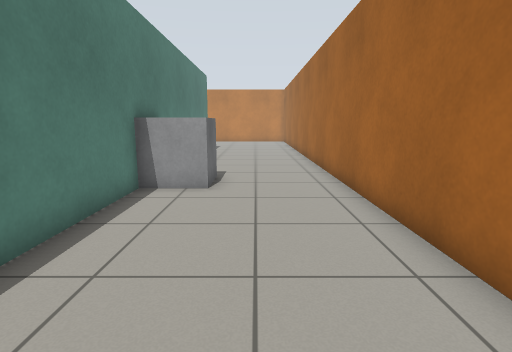
[1] (above)

24 first-person views from a walk through a robot-simulator world made for Gazebo. The camera is 0.94 m above the floor, tilts 10° down and sees 80° across. The floor is counted in squares, 0.5 m on a side. Each view is taken from the middle of a square. On the plan, view 1 faces up. The plan holds only what a view shows up to about 16 squares ahead; the rest is blank.

[2]
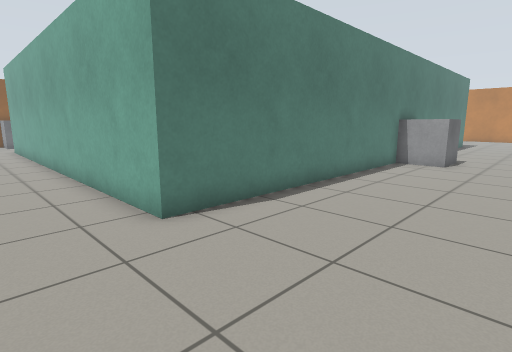

[3]
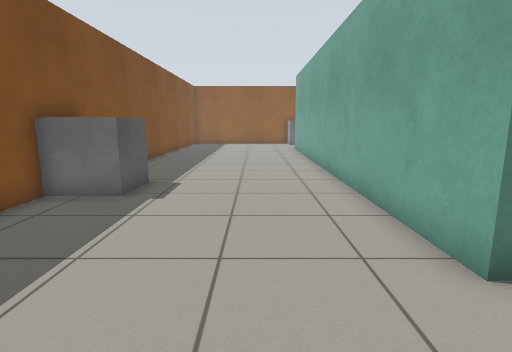

[4]
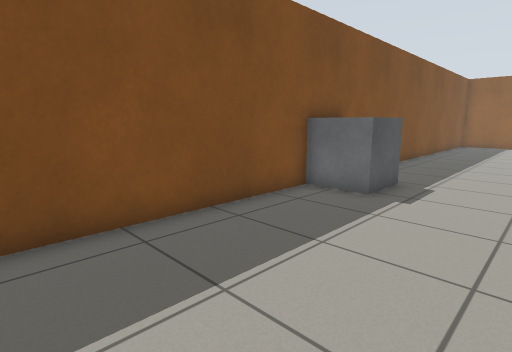

[5]
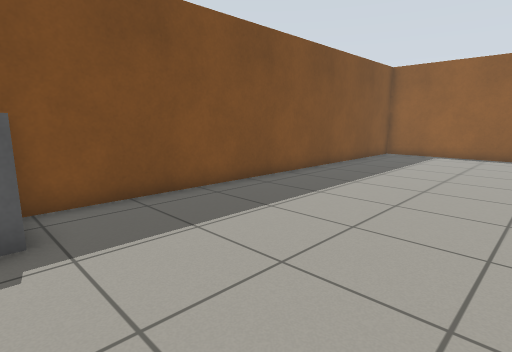

[6]
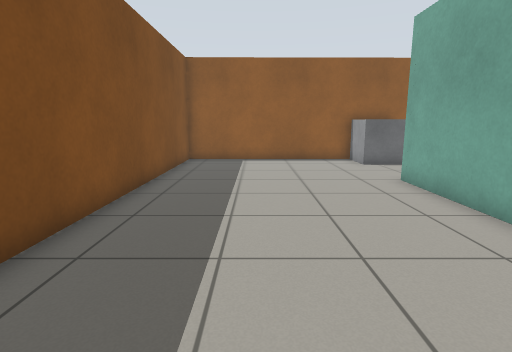

[7]
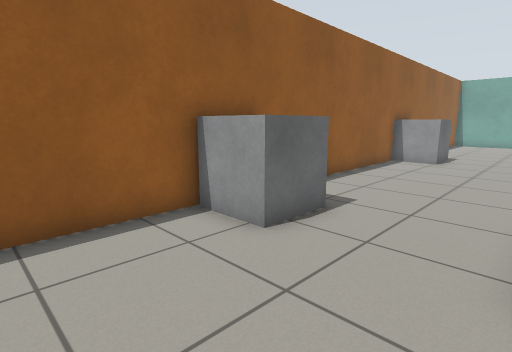

[8]
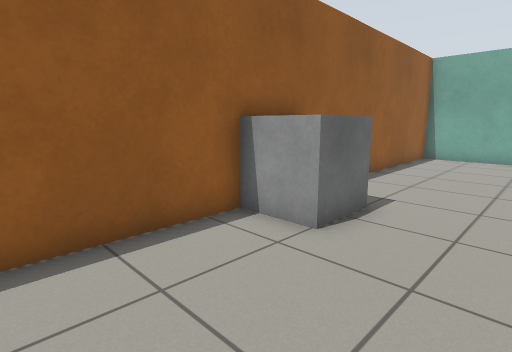

[9]
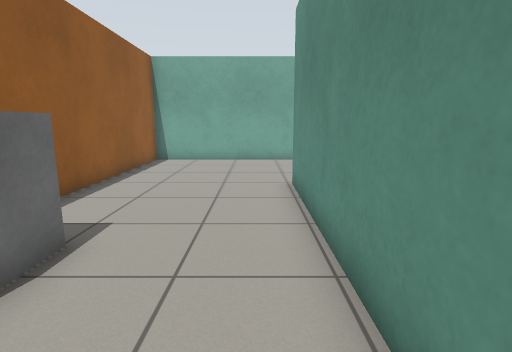

[10]
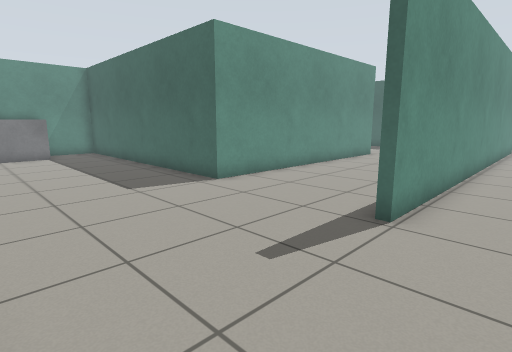

[11]
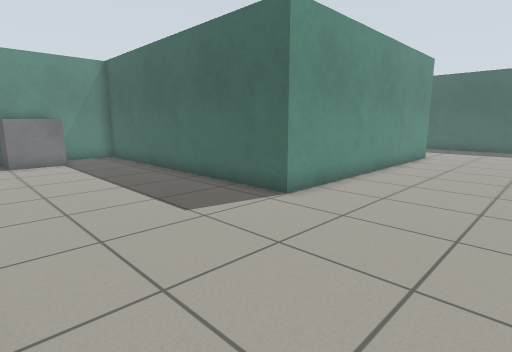

[12]
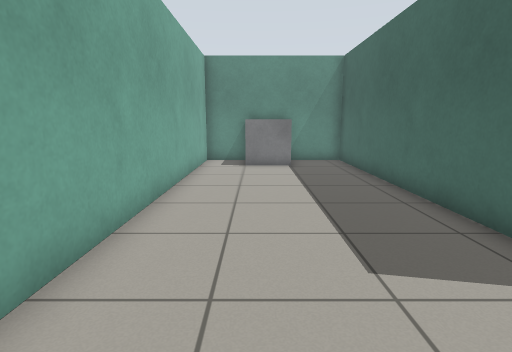

[13]
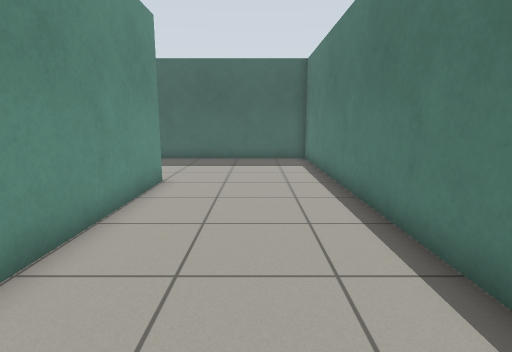

[14]
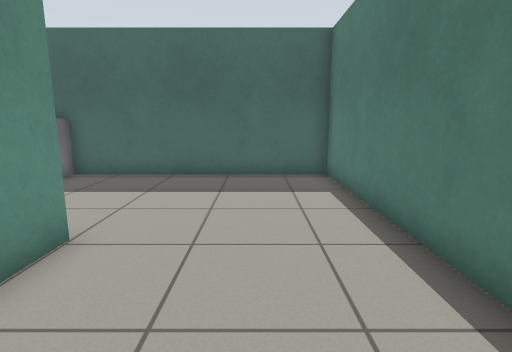

[15]
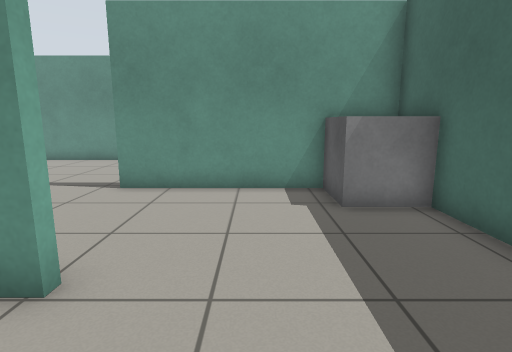

[16]
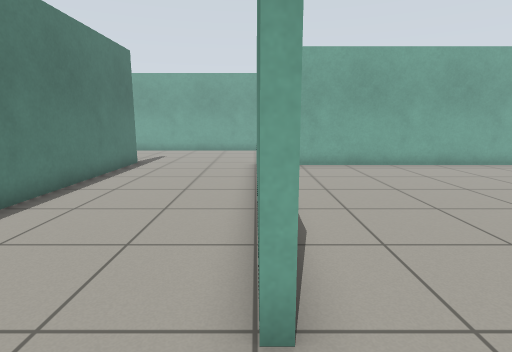

[17]
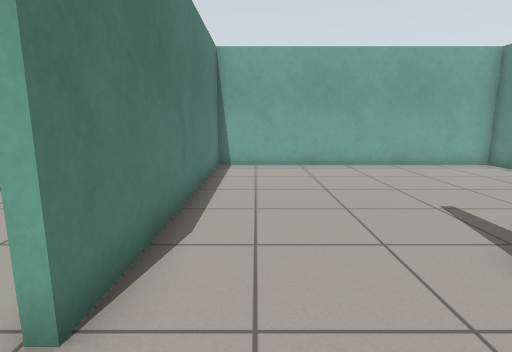

[18]
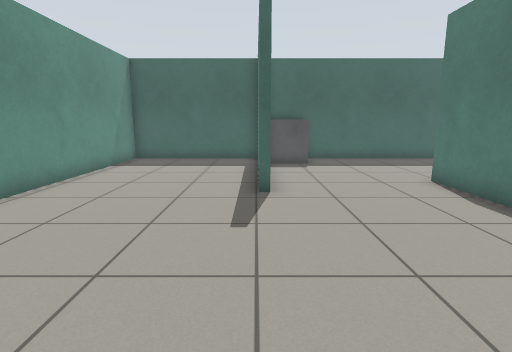

[19]
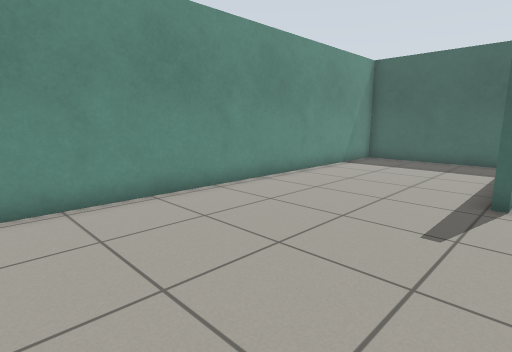

[20]
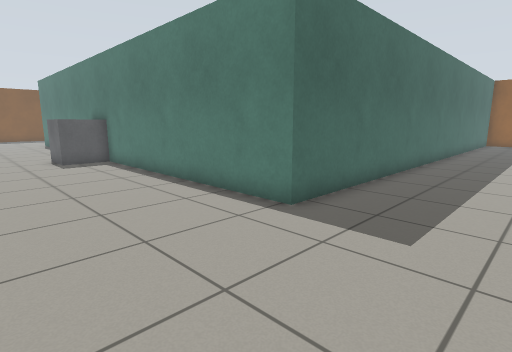

[21]
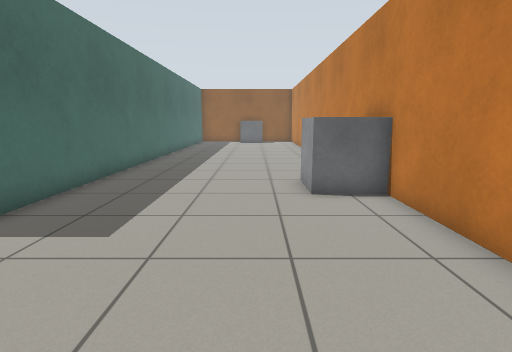

[22]
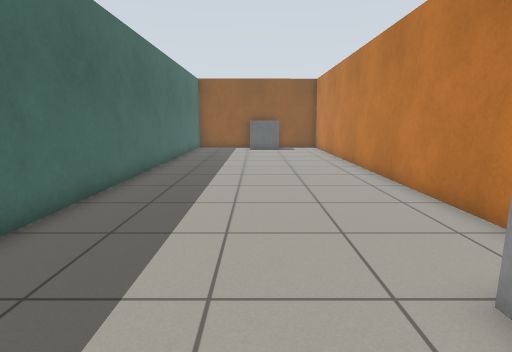

[23]
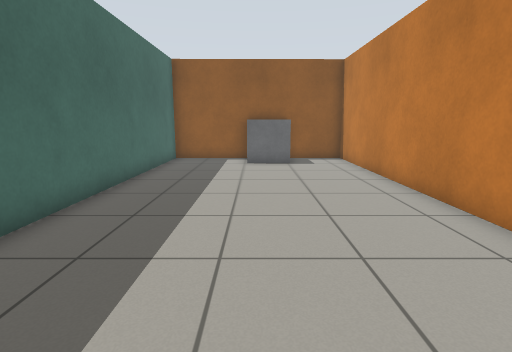

[24]
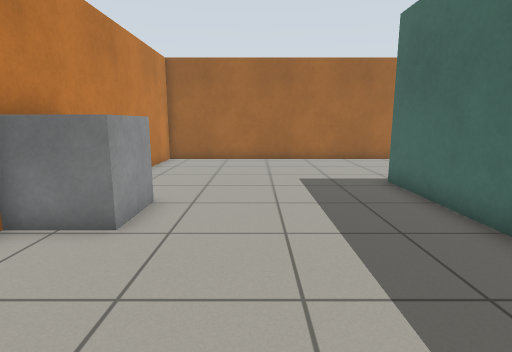

### Floor plan
Ten units are one square. View 1 is at (0, 0); x grows to the right and y downward. Boxes are objects, and circles mark ways between rooms. Rooms are numbered by the first view taken in them; rooms with no view inside come last. Other rooms are left out.
<svg viewBox="-290 -310 322 430">
<path fill="none" stroke="#000" d="M27 -190 27 -305 -282 -305 -281 -275M-34 -86 -34 32M-281 -256 -281 -218 -34 -218 -34 -104M27 -30 27 -166M-160 -32 -160 -148 -37 -148 -37 -174M-157 -44 -157 -32M-219 0 -219 -153 -216 -153 -216 29 -104 29 -104 -49M-34 32 -220 32M-75 114 -3 114M-210 -215 -281 -215 -277 114 -94 114M-37 -198 -37 -215 -164 -215M-104 -49 -101 -49 -101 -44M-101 -12 -101 -5M-37 -104 -37 -145 -157 -145 -157 -44M-101 29 -37 29 -37 -86"/>
<rect x="-285" y="-275" width="10" height="20" fill="#bbb"><title>grey box</title></rect>
<rect x="-265" y="-275" width="10" height="20" fill="#bbb"><title>grey box</title></rect>
<rect x="-85" y="-305" width="30" height="20" fill="#bbb"><title>grey box</title></rect>
<rect x="-35" y="-105" width="20" height="20" fill="#bbb"><title>grey box</title></rect>
<rect x="-275" y="5" width="20" height="30" fill="#bbb"><title>grey box</title></rect>
<rect x="-275" y="-105" width="20" height="20" fill="#bbb"><title>grey box</title></rect>
<rect x="-125" y="5" width="20" height="20" fill="#bbb"><title>grey box</title></rect>
<rect x="-95" y="95" width="20" height="20" fill="#bbb"><title>grey box</title></rect>
<rect x="-55" y="-195" width="20" height="20" fill="#bbb"><title>grey box</title></rect>
<circle cx="-5" cy="40" r="3" fill="#2a7"/>
<circle cx="-130" cy="-40" r="3" fill="#2a7"/>
<text x="-80" y="-230">1</text>
<text x="-160" y="-30">2</text>
<text x="-90" y="-70">3</text>
</svg>
Room 1 opens to room 2. Room 2 opens to room 3.

Where each view was taken, in squares from view 1:
view 1: 0 up, 0 right, facing up
view 2: 6 down, 2 right, facing up-left
view 3: 6 down, 0 right, facing left
view 4: 6 down, 0 right, facing down-left
view 5: 4 down, 9 left, facing down-left
view 6: 8 down, 12 left, facing left
view 7: 7 down, 22 left, facing up-left
view 8: 4 up, 23 left, facing up-left
view 9: 6 up, 23 left, facing up
view 10: 21 up, 24 left, facing down-right
view 11: 21 up, 21 left, facing down-right
view 12: 19 up, 19 left, facing right
view 13: 13 up, 19 left, facing down
view 14: 8 up, 19 left, facing down
view 15: 1 up, 19 left, facing right
view 16: 1 up, 16 left, facing up
view 17: 1 up, 14 left, facing up
view 18: 13 up, 10 left, facing down
view 19: 13 up, 11 left, facing down-right
view 20: 26 up, 2 right, facing down-left
view 21: 27 up, 2 right, facing left
view 22: 26 up, 5 left, facing left
view 23: 26 up, 12 left, facing left
view 24: 26 up, 13 left, facing right
